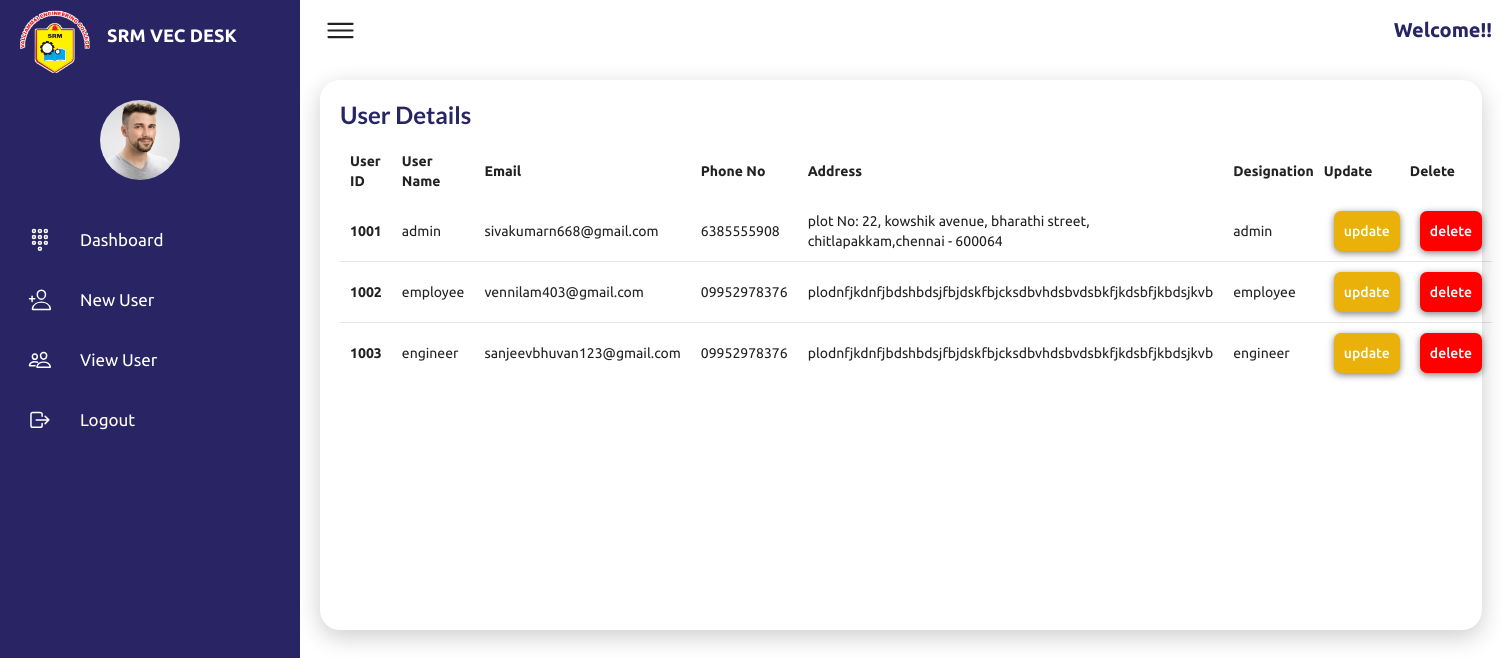
The app's page /superadminview/ (signed in) with its own data.
### tickets/models.py (models this page shows)
class User(AbstractUser):
    userId = models.CharField(max_length=300)
    email = models.EmailField(max_length=5000, unique=True)
    mobNo = models.CharField(max_length=13)
    address = models.TextField(max_length=2000)
    designation = models.CharField(max_length=200)
    date_joined = models.DateTimeField(auto_now_add=True)
    last_login = models.DateTimeField(null=True)
    is_superadmin=models.BooleanField('is superadmin', default=False)
    is_admin=models.BooleanField('is admin', default=False)
    is_engineer=models.BooleanField('is engineer', default=False)
    is_employee=models.BooleanField('is employee', default=False)

### tickets/views.py (the view)
# urls.py: path('superadminview/', views.superadminview, name='superadminview'),
@login_required(login_url='login')
def superadminview(request):
    if request.user.is_authenticated:
        if request.user.is_authenticated:
            user=User.objects.all()
            p=Paginator(User.objects.all(), 10)
            page=request.GET.get('page')
            users=p.get_page(page)
        return render(request, 'superadmin/superadminview.html',{"user": user, "users":users})
    else:
        return render(request, 'login/login.html', {})

### templates/superadmin/superadminview.html (shortened to what this page needs)
{% extends 'superadminbasic.html' %}
{% block content %}
{% load static %}
<div class="active-details">
  <div class="recentOrders" data-aos="zoom-in">
      <div class="cardHeader">
          <h2>User Details</h2>
      </div>
      <table id="myTable1">
          <thead>
              <tr>
                  <td>User ID</td>
                  <td>User Name</td>
                  <td>Email</td>
                  <td>Phone No</td>
                  <td>Address</td>
                  <td>Designation</td>
                  <th>Update</th>
                  <th>Delete</th>
              </tr>
          </thead>
          <tbody>
            {% for statuse in user %}
            {% if statuse.designation != "superadmin" %}
              <tr>
                <th scope="row" style="padding:10px;"> {{ statuse.userId }} </th>
                <td> {{ statuse.username }} </td>
                <td> {{ statuse.email }} </td>
                <td> {{ statuse.mobNo }} </td>
                <td> {{ statuse.address }} </td>
                <td> {{ statuse.designation }} </td>
                <td> <a type="button" class="assign" style="color:white;" href="{% url 'assign_user' statuse.userId %}">update</a> </td>
                <td> <a type="button" class="ticket-close"  href="{% url 'delete_user' statuse.userId %}">delete</a> </td>
              </tr>
              {% endif %}
  {% endfor %}
          </tbody>
      </table>
  </div>
</div>
{% endblock %}

### static/css/superadmin.css (style rules this page uses)
* { font-family: "Ubuntu", sans-serif; margin: 0; padding: 0; box-sizing: border-box; }
:root { --blue: #292565; --blue1:#149ddd; --white: #fff; --gray: #f5f5f5; --black1: #222; --black2: #999; }
body { min-height: 100vh; overflow-x: hidden; }
.cardHeader h2 { font-weight: 600; color: var(--blue); }
.active-details { position: relative; width: 100%; padding: 20px; display: grid; grid-template-columns: 100%; grid-gap: 30px; }
.active-details .recentOrders { position: relative; height: 550px; background: var(--white); padding: 20px; box-shadow: 0 7px 25px rgba(0, 0, 0, 0.2); border-radius: 20px; transition: .5s ease; }
.assign { background-color: #e9b10a!important; outline: none!important; border: none!important; padding: 10px!important; border-radius: .50rem!important; font-size: 14px!important; font-weight: 500!important; cursor: pointer!important; box-shadow: 0px 2px 7px rgba(0, 0, 0, 0.5)!important; }
.ticket-close { background-color: #f00!important; outline: none!important; border: none!important; padding: 10px!important; color: white!important; border-radius: .50rem!important; cursor: pointer!important; font-size: 14px!important; font-weight: 500!important; box-shadow: 0px 2px 7px rgba(0, 0, 0, 0.5)!important; }
.active-details .cardHeader { display: flex; justify-content: space-between; align-items: flex-start; }
.active-details table { width: 100%; border-collapse: collapse; margin-top: 10px; }
.active-details table thead td { font-weight: 600; }
.active-details .recentOrders table tr { color: var(--black1); border-bottom: 1px solid rgba(0, 0, 0, 0.1); }
.active-details .recentOrders table tbody td { margin-left: 2px; }
.active-details .recentOrders table tr:last-child { border-bottom: none; }
.active-details .recentOrders table tr td { padding: 10px; text-align: left; }

### records on screen
User: userId "1001", username "admin", email "sivakumarn668@gmail.com", mobNo "6385555908", address "plot No: 22, kowshik avenue, bharathi street, chitlapakkam,chennai - 600064", designation "admin"
User: userId "1002", username "employee", email "vennilam403@gmail.com", mobNo "09952978376", address "plodnfjkdnfjbdshbdsjfbjdskfbjcksdbvhdsbvdsbkfjkdsbfjkbdsjkvb", designation "employee"
User: userId "1003", username "engineer", email "sanjeevbhuvan123@gmail.com", mobNo "09952978376", address "plodnfjkdnfjbdshbdsjfbjdskfbjcksdbvhdsbvdsbkfjkdsbfjkbdsjkvb", designation "engineer"
